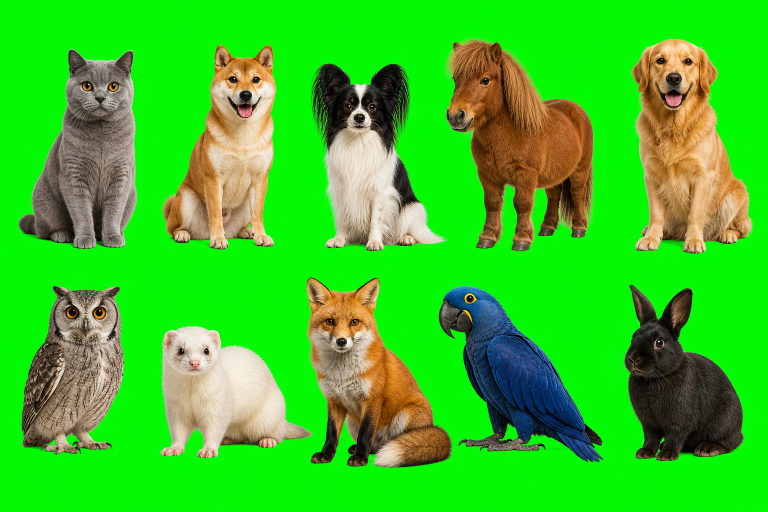
#> input picture rewards/pets/source/realistic-pets-grid.png, 1536 x 1024 px (shown at 1/2 size)
$ python rebuild_pet_assets.py
#> lines starting #> are read from the running program, lines starting #| are printed output that depends on the picture; after the words box and inside, x2 and y2 are one past the last pixel; in counts of white or black regions, pixels touching at a corner belong together
#!/usr/bin/env python3
"""Rebuild realistic pet shop/canvas assets from the original 5x2 sheet.

The green key is removed from the *whole* source sheet before subjects are
detected.  Each pet is then selected by the logical centre of its grid cell.
This is intentionally not a fixed-cell crop: wide features such as the pony's
mane/tail and the parrot's beak/tail feathers may cross a nominal cell edge.
"""

from __future__ import annotations

from collections import deque
from pathlib import Path

from PIL import Image, ImageDraw


ROOT = Path(__file__).resolve().parents[1]
SOURCE = ROOT / "rewards/pets/source/realistic-pets-grid.png"
OUTPUT = ROOT / "rewards/pets"
SHOP_SIZE = (640, 640)
SHOP_PADDING = 40
CANVAS_SIZE = (1000, 1900)
CANVAS_ANCHOR = (680, 980)
CANVAS_MAX = (300, 360)
PETS = [
    ("british-cat", 0, 0),
    ("shiba", 1, 0),
    ("papillon", 2, 0),
    ("pony", 3, 0),
    ("golden-retriever", 4, 0),
    ("owl", 0, 1),
    ("ferret", 1, 1),
    ("fox", 2, 1),
    ("parrot", 3, 1),
    ("rabbit", 4, 1),
]


def remove_green(image: Image.Image) -> Image.Image:
    image = image.convert("RGBA")
    out = Image.new("RGBA", image.size)
#> out: PIL image 1536x1024 RGBA; every value is 0
    src = image.load()
    dst = out.load()
    for y in range(image.height):
        for x in range(image.width):
            r, g, b, _ = src[x, y]
            # The sheet key varies slightly around RGB(3, 250, 3).  Distance
            # gives a soft antialiased edge while green dominance catches its
            # compressed/illuminated variants.
            distance = ((r - 3) ** 2 + (g - 250) ** 2 + (b - 3) ** 2) ** 0.5
            dominance = g - max(r, b)
            if distance <= 18 or (g > 155 and dominance > 92):
                alpha = 0
            elif distance >= 90 or dominance < 28:
                alpha = 255
            else:
                alpha = round(max(0.0, min(1.0, (distance - 18) / 72)) * 255)
            if alpha:
                # Suppress the key colour from translucent boundary pixels.
                clean_g = min(g, round(max(r, b) * 1.08 + 8)) if dominance > 20 else g
                dst[x, y] = (r, clean_g, b, alpha)
    return out


def foreground_components(image: Image.Image) -> list[list[tuple[int, int]]]:
    alpha = image.getchannel("A")
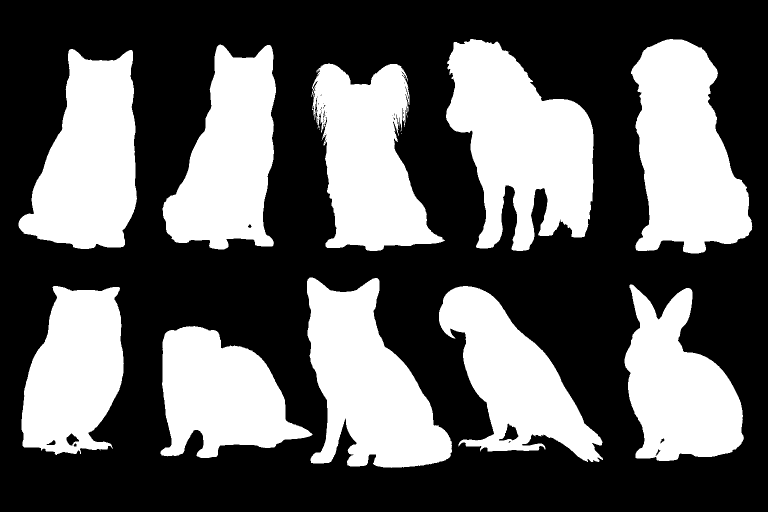
#> alpha: PIL image 1536x1024 L (shown at 1/2 size); 38.4% white; 20 white regions (10 under 20 px), largest, box (x1, y1, x2, y2) and area: (892, 78, 1187, 502) 77897, (1262, 78, 1505, 507) 69750, (614, 555, 904, 936) 65597
    pixels = alpha.load()
    width, height = image.size
#> width = 1536; height = 1024
    seen: set[tuple[int, int]] = set()
    components: list[list[tuple[int, int]]] = []
    for y in range(height):
        for x in range(width):
            if pixels[x, y] < 20 or (x, y) in seen:
                continue
            queue = deque([(x, y)])
            seen.add((x, y))
            component: list[tuple[int, int]] = []
            while queue:
                cx, cy = queue.popleft()
                component.append((cx, cy))
                for nx, ny in ((cx - 1, cy), (cx + 1, cy), (cx, cy - 1), (cx, cy + 1)):
                    if 0 <= nx < width and 0 <= ny < height and pixels[nx, ny] >= 20 and (nx, ny) not in seen:
                        seen.add((nx, ny))
                        queue.append((nx, ny))
            components.append(component)
#> after the loop, component = [(1313, 909)]

    return components


def keep_target_component(
    image: Image.Image,
    target: tuple[float, float],
    components: list[list[tuple[int, int]]] | None = None,
) -> Image.Image:
    components = components or foreground_components(image)
    if not components:
        raise RuntimeError("No foreground component found")

    tx, ty = target
    # Prefer a component that contains the intended logical-cell centre.  If
    # fur/body geometry leaves the exact centre transparent, use a combination
    # of size and distance so a large neighbouring animal cannot win.
    def score(component: list[tuple[int, int]]) -> float:
        min_x = min(p[0] for p in component)
        max_x = max(p[0] for p in component)
        min_y = min(p[1] for p in component)
        max_y = max(p[1] for p in component)
        cx = (min_x + max_x) / 2
        cy = (min_y + max_y) / 2
        contains = min_x <= tx <= max_x and min_y <= ty <= max_y
        distance = ((cx - tx) ** 2 + (cy - ty) ** 2) ** 0.5
        return len(component) * (3 if contains else 1) - distance * 180

    selected = max(components, key=score)
    keep = set(selected)
    result = Image.new("RGBA", image.size)
    src = image.load()
    dst = result.load()
    for x, y in keep:
        dst[x, y] = src[x, y]
    return result


def visible_crop(image: Image.Image) -> Image.Image:
    box = image.getchannel("A").getbbox()
    if not box:
        raise RuntimeError("Foreground became empty")
    return image.crop(box)


def fit(image: Image.Image, max_size: tuple[int, int]) -> Image.Image:
    scale = min(max_size[0] / image.width, max_size[1] / image.height)
    size = (max(1, round(image.width * scale)), max(1, round(image.height * scale)))
    return image.resize(size, Image.Resampling.LANCZOS)


def remove_resample_islands(image: Image.Image) -> Image.Image:
    """Discard isolated low-alpha pixels introduced by Lanczos resampling."""
    return visible_crop(keep_target_component(image, (image.width / 2, image.height / 2)))


def main() -> None:
    source = Image.open(SOURCE).convert("RGBA")
    keyed_source = remove_green(source)
    source_components = foreground_components(keyed_source)
#> source_components = 34 items
    cell_w = source.width / 5
#> cell_w = 307.2
    cell_h = source.height / 2
#> cell_h = 512

    built: list[tuple[str, Image.Image]] = []
    for name, column, row in PETS:
        target = ((column + 0.5) * cell_w, (row + 0.5) * cell_h)
        pet = visible_crop(keep_target_component(keyed_source, target, source_components))

        shop_pet = remove_resample_islands(fit(pet, (SHOP_SIZE[0] - SHOP_PADDING * 2, SHOP_SIZE[1] - SHOP_PADDING * 2)))
        shop = Image.new("RGBA", SHOP_SIZE)
        shop.alpha_composite(shop_pet, ((SHOP_SIZE[0] - shop_pet.width) // 2, (SHOP_SIZE[1] - shop_pet.height) // 2))
        shop.save(OUTPUT / f"{name}-shop.png", optimize=True)
        built.append((name, shop))

        canvas_pet = remove_resample_islands(fit(pet, CANVAS_MAX))
        canvas = Image.new("RGBA", CANVAS_SIZE)
        canvas.alpha_composite(canvas_pet, (round(CANVAS_ANCHOR[0] - canvas_pet.width / 2), CANVAS_ANCHOR[1]))
        canvas.save(OUTPUT / f"{name}-1000x1900.png", optimize=True)
        print(f"{name}: pet={pet.size}, shop={shop_pet.size}, canvas={canvas_pet.size}")
#> this loop made 10 passes
#> pass 1, in foreground_components (call 2), `alpha = image.getchannel("A")`:
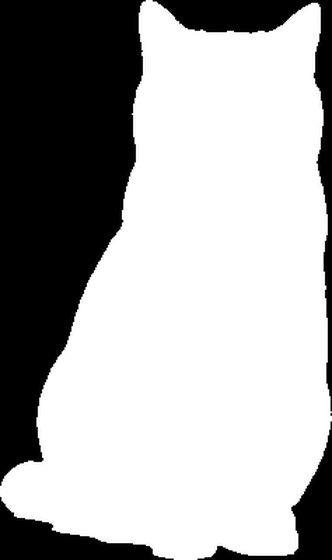
#> alpha: PIL image 332x560 L; min 0, max 255, mean 170
#> pass 1, in main, `shop_pet = remove_resample_islands(fit(pet, (SHOP_SIZE[0] - SHOP_PADDI..`:
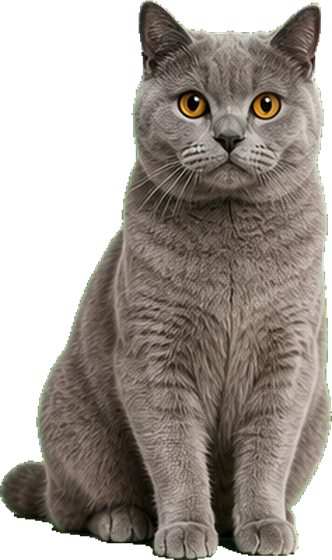
#> shop_pet: PIL image 332x560 RGBA; mean R, G, B, A 79.4, 72.1, 65.4, 169.9; transparent parts drawn white
#> after the loop:
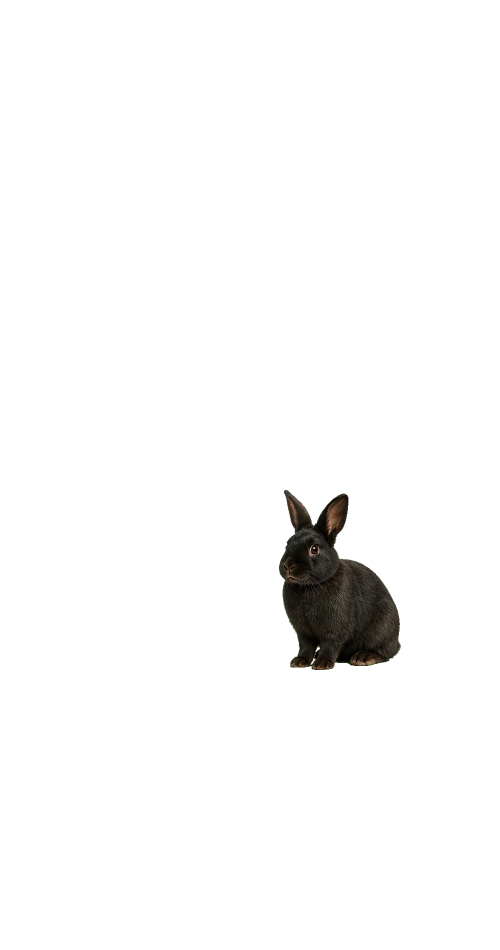
#> canvas: PIL image 1000x1900 RGBA (shown at 1/2 size); mean R, G, B, A 1.3, 1.2, 0.9, 7.4; transparent parts drawn white
#> after the loop:
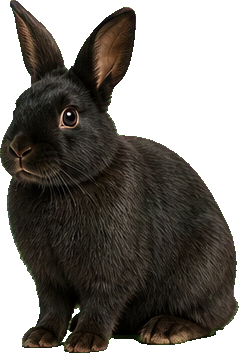
#> pet: PIL image 239x353 RGBA; mean R, G, B, A 28.4, 24.6, 19.2, 159.3; transparent parts drawn white

    qa_dir = OUTPUT / "qa"
    qa_dir.mkdir(exist_ok=True)
    tile = (320, 350)
    sheet = Image.new("RGBA", (tile[0] * 5, tile[1] * 2), (25, 19, 62, 255))
    draw = ImageDraw.Draw(sheet)
    for index, (name, shop) in enumerate(built):
        thumb = fit(shop, (270, 270))
        x = index % 5 * tile[0]
        y = index // 5 * tile[1]
        sheet.alpha_composite(thumb, (x + (tile[0] - thumb.width) // 2, y + 12))
        draw.text((x + 16, y + 302), name, fill=(255, 255, 255, 255))
        draw.text((x + 16, y + 323), "full-sheet outline · 1 connected subject", fill=(160, 238, 229, 255))
#> this loop made 10 passes
#> name on passes 1 to 10: 'british-cat', 'shiba', 'papillon', 'pony', 'golden-retriever', 'owl', 'ferret', 'fox', 'parrot', 'rabbit'
#> pass 1, in main, `thumb = fit(shop, (270, 270))`:
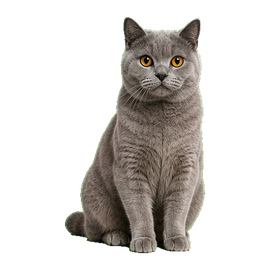
#> thumb: PIL image 270x270 RGBA; mean R, G, B, A 37.8, 34.8, 31.3, 77.2; transparent parts drawn white
#> after the loop:
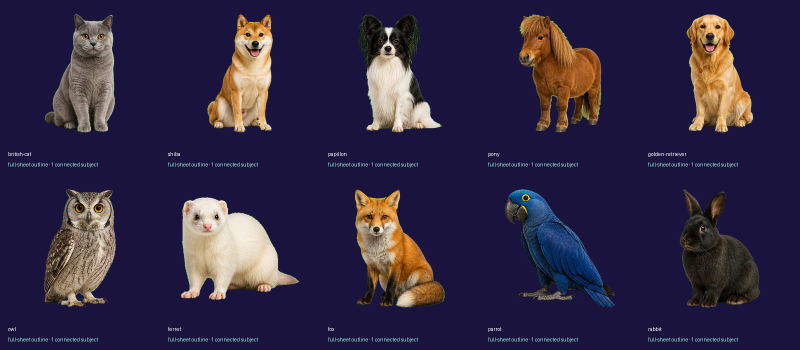
#> sheet: PIL image 1600x700 RGBA (shown at 1/2 size); mean R, G, B, A 49.3, 40.4, 68.9, 255
    sheet.save(qa_dir / "pet-shop-contact-sheet.png", optimize=True)


if __name__ == "__main__":
    main()
